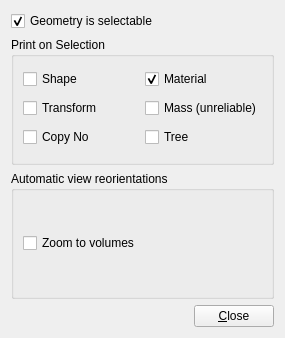
<?xml version="1.0" encoding="UTF-8"?>
<ui version="4.0">
 <class>GeoSysSettingsInteractionsForm</class>
 <widget class="QWidget" name="GeoSysSettingsInteractionsForm">
  <property name="geometry">
   <rect>
    <x>0</x>
    <y>0</y>
    <width>285</width>
    <height>338</height>
   </rect>
  </property>
  <property name="windowTitle">
   <string>Form</string>
  </property>
  <layout class="QVBoxLayout" name="verticalLayout">
   <item>
    <layout class="QHBoxLayout" name="_3">
     <item>
      <widget class="QCheckBox" name="checkBox_geomselectable">
       <property name="text">
        <string>Geometry is selectable</string>
       </property>
       <property name="checked">
        <bool>true</bool>
       </property>
      </widget>
     </item>
     <item>
      <spacer>
       <property name="orientation">
        <enum>Qt::Horizontal</enum>
       </property>
       <property name="sizeHint" stdset="0">
        <size>
         <width>16</width>
         <height>20</height>
        </size>
       </property>
      </spacer>
     </item>
    </layout>
   </item>
   <item>
    <widget class="QGroupBox" name="groupBox_printOnSelection">
     <property name="title">
      <string>Print on Selection</string>
     </property>
     <layout class="QGridLayout" name="blabla_2">
      <item row="2" column="0">
       <widget class="QCheckBox" name="checkBox_print_copyno">
        <property name="text">
         <string>Copy No</string>
        </property>
       </widget>
      </item>
      <item row="0" column="1">
       <widget class="QCheckBox" name="checkBox_print_material">
        <property name="text">
         <string>Material</string>
        </property>
        <property name="checked">
         <bool>true</bool>
        </property>
       </widget>
      </item>
      <item row="1" column="0">
       <widget class="QCheckBox" name="checkBox_print_transform">
        <property name="text">
         <string>Transform</string>
        </property>
       </widget>
      </item>
      <item row="0" column="0">
       <widget class="QCheckBox" name="checkBox_print_shape">
        <property name="text">
         <string>Shape</string>
        </property>
       </widget>
      </item>
      <item row="1" column="1">
       <widget class="QCheckBox" name="checkBox_print_mass">
        <property name="toolTip">
         <string>&lt;html&gt;&lt;head&gt;&lt;meta name=&quot;qrichtext&quot; content=&quot;1&quot; /&gt;&lt;style type=&quot;text/css&quot;&gt;
p, li { white-space: pre-wrap; }
&lt;/style&gt;&lt;/head&gt;&lt;body style=&quot; font-family:'Sans Serif'; font-size:9pt; font-weight:400; font-style:normal;&quot;&gt;
&lt;p style=&quot; margin-top:0px; margin-bottom:0px; margin-left:0px; margin-right:0px; -qt-block-indent:0; text-indent:0px;&quot;&gt;In the case where either the selected volume or one its daugthers (or daughters daughters, etc.), is defined as a boolean volume, this might not give an entirely accurate result.&lt;/p&gt;&lt;/body&gt;&lt;/html&gt;</string>
        </property>
        <property name="text">
         <string>Mass (unreliable)</string>
        </property>
       </widget>
      </item>
      <item row="2" column="1">
       <widget class="QCheckBox" name="checkBox_print_tree">
        <property name="text">
         <string>Tree</string>
        </property>
       </widget>
      </item>
     </layout>
    </widget>
   </item>
   <item>
    <widget class="QGroupBox" name="groupBox_automaticViewReorientations">
     <property name="title">
      <string>Automatic view reorientations</string>
     </property>
     <layout class="QVBoxLayout">
      <item>
       <widget class="QCheckBox" name="checkBox_zoomToVolumes">
        <property name="text">
         <string>Zoom to volumes</string>
        </property>
       </widget>
      </item>
     </layout>
    </widget>
   </item>
   <item>
    <layout class="QHBoxLayout" name="_4">
     <item>
      <spacer>
       <property name="orientation">
        <enum>Qt::Horizontal</enum>
       </property>
       <property name="sizeHint" stdset="0">
        <size>
         <width>40</width>
         <height>20</height>
        </size>
       </property>
      </spacer>
     </item>
     <item>
      <widget class="QPushButton" name="pushButton_close">
       <property name="text">
        <string>&amp;Close</string>
       </property>
      </widget>
     </item>
    </layout>
   </item>
  </layout>
 </widget>
 <resources/>
 <connections/>
</ui>
